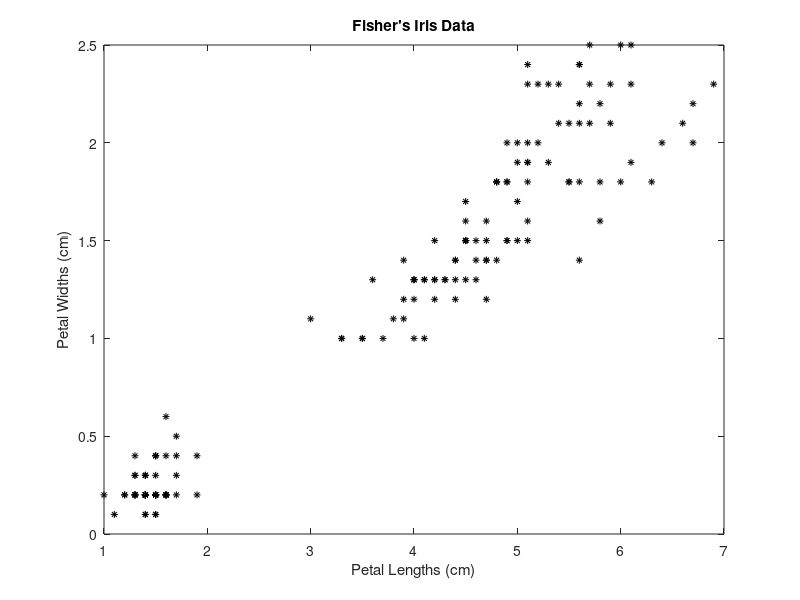
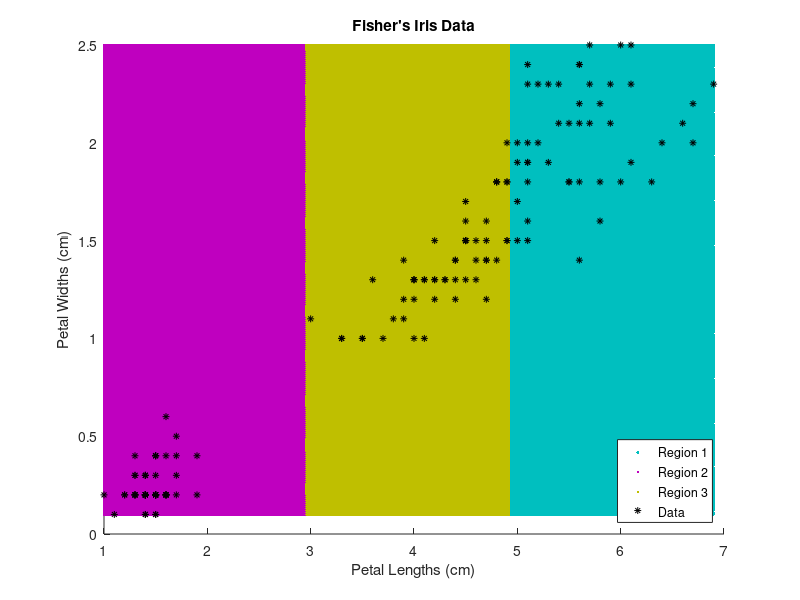

Reproduce these figures in MATLAB, in order.
%% Train a _k_-Means Clustering Algorithm
% Cluster data using _k_-means clustering, then plot the cluster regions.
%%
% Load Fisher's iris data set.  Use the petal lengths and widths as predictors.
load fisheriris
X = meas(:,3:4);

figure;
plot(X(:,1),X(:,2),'k*','MarkerSize',5);
title 'Fisher''s Iris Data';
xlabel 'Petal Lengths (cm)'; 
ylabel 'Petal Widths (cm)'; 
%%
% The larger cluster seems to be split into a lower variance region and a
% higher variance region.  This might indicate that the larger cluster is
% two, overlapping clusters.
%%
% Cluster the data.  Specify _k_ = 3 clusters.
rng(1); % For reproducibility
[idx,C] = kmeans(X,3,'replicates',4);
%%
% |kmeans| uses the _k_-means++ algorithm for centroid initialization and
% squared Euclidean distance by default.  It is good practice to search for lower,
% local minima by setting the |'Replicates'| name-value pair argument.
%%
% |idx| is a vector of predicted cluster indices corrresponding to the
% observations in |X|.  |C| is a 3-by-2 matrix containing the final
% centroid locations.  
%%
% Use |kmeans| to compute the distance from each centroid to points on a
% grid. To do this, pass the centroids (|C|) and points on a grid to
% |kmeans|, and implement one iteration of the algorithm.
x1 = min(X(:,1)):0.01:max(X(:,1));
x2 = min(X(:,2)):0.01:max(X(:,2));
[x1G,x2G] = meshgrid(x1,x2);
XGrid = [x1G(:),x2G(:)]; % Defines a fine grid on the plot

idx2Region = kmeans(XGrid,3,'Start',C);
    % Assigns each node in the grid to the closest centroid
%%
% |kmeans| displays a warning stating that the algorithm did not converge,
% which you should expect since the software only implemented one
% iteration.
%%
% Plot the cluster regions.
figure;
gscatter(XGrid(:,1),XGrid(:,2),idx2Region,...
    [0,0.75,0.75;0.75,0,0.75;0.75,0.75,0],'..');
hold on;
plot(X(:,1),X(:,2),'k*','MarkerSize',5);
title 'Fisher''s Iris Data';
xlabel 'Petal Lengths (cm)';
ylabel 'Petal Widths (cm)'; 
legend('Region 1','Region 2','Region 3','Data','Location','SouthEast');
hold off;